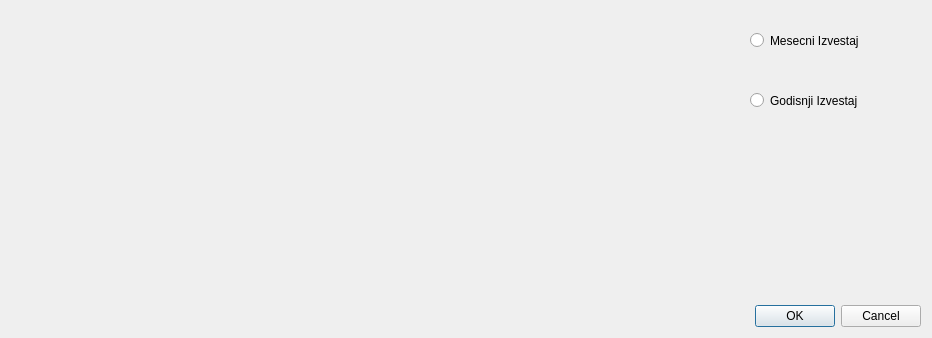
<?xml version="1.0" encoding="UTF-8"?>
<ui version="4.0">
 <class>IzvestajDialog</class>
 <widget class="QDialog" name="IzvestajDialog">
  <property name="geometry">
   <rect>
    <x>0</x>
    <y>0</y>
    <width>932</width>
    <height>338</height>
   </rect>
  </property>
  <property name="windowTitle">
   <string>Dialog</string>
  </property>
  <widget class="QDialogButtonBox" name="buttonBox">
   <property name="geometry">
    <rect>
     <x>580</x>
     <y>300</y>
     <width>341</width>
     <height>32</height>
    </rect>
   </property>
   <property name="orientation">
    <enum>Qt::Horizontal</enum>
   </property>
   <property name="standardButtons">
    <set>QDialogButtonBox::Cancel|QDialogButtonBox::Ok</set>
   </property>
  </widget>
  <widget class="QRadioButton" name="radioButton">
   <property name="geometry">
    <rect>
     <x>750</x>
     <y>20</y>
     <width>181</width>
     <height>41</height>
    </rect>
   </property>
   <property name="text">
    <string>Mesecni Izvestaj</string>
   </property>
  </widget>
  <widget class="QRadioButton" name="radioButton_2">
   <property name="geometry">
    <rect>
     <x>750</x>
     <y>80</y>
     <width>161</width>
     <height>41</height>
    </rect>
   </property>
   <property name="text">
    <string>Godisnji Izvestaj</string>
   </property>
  </widget>
 </widget>
 <resources/>
 <connections>
  <connection>
   <sender>buttonBox</sender>
   <signal>accepted()</signal>
   <receiver>IzvestajDialog</receiver>
   <slot>accept()</slot>
   <hints>
    <hint type="sourcelabel">
     <x>248</x>
     <y>254</y>
    </hint>
    <hint type="destinationlabel">
     <x>157</x>
     <y>274</y>
    </hint>
   </hints>
  </connection>
  <connection>
   <sender>buttonBox</sender>
   <signal>rejected()</signal>
   <receiver>IzvestajDialog</receiver>
   <slot>reject()</slot>
   <hints>
    <hint type="sourcelabel">
     <x>316</x>
     <y>260</y>
    </hint>
    <hint type="destinationlabel">
     <x>286</x>
     <y>274</y>
    </hint>
   </hints>
  </connection>
 </connections>
</ui>
